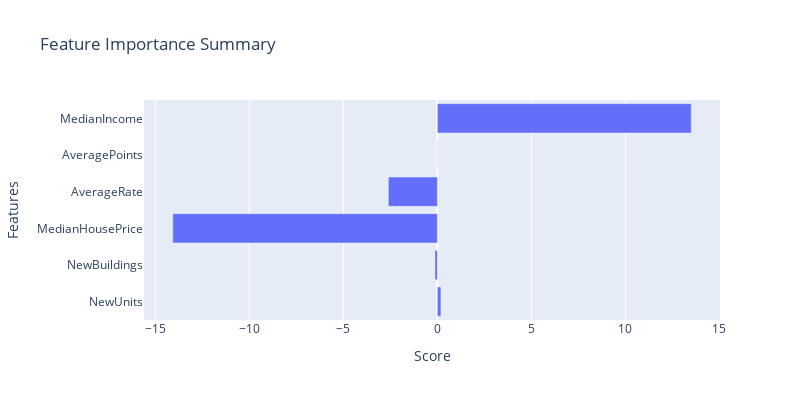

Here is the notebook cell this chart was saved with:
### Code cell
# numerical columns ml feature importance

labels = labels.apply(pd.to_numeric)

X_train, X_test, y_train, y_test = train_test_split(numerical_ml, labels.values.ravel(),test_size=0.25,random_state=0)
numerical_ml_log = LogisticRegression(random_state=0,class_weight='balanced')
numerical_ml_log.fit(X_train,y_train)
y_pred = numerical_ml_log.predict(X_test)
print('Classification Report:\n',classification_report(y_test, y_pred))
importance = numerical_ml_log.coef_.flatten()
df = pd.DataFrame(importance,numerical_ml.columns)

# plotting
fig = px.bar(data_frame=importance, y=numerical_ml.columns, x=importance, orientation='h', width=800, height=400,\
    title='Feature Importance Summary')
fig.update_layout(xaxis_title="Score",yaxis_title="Features",)
fig.show()

### Figure 1 — Plotly figure (JSON) as saved in the notebook; plotly's stock layout.template omitted (floating-point values rounded to 4 significant figures)
{"data": [{"alignmentgroup": "True", "hovertemplate": "x=%{x}<br>y=%{y}<extra></extra>", "legendgroup": "", "marker": {"color": "#636efa", "pattern": {"shape": ""}}, "name": "", "offsetgroup": "", "orientation": "h", "showlegend": false, "textposition": "auto", "type": "bar", "x": [0.1872, -0.1281, -14.07, -2.606, 0.0133, 13.5], "xaxis": "x", "y": ["NewUnits", "NewBuildings", "MedianHousePrice", "AverageRate", "AveragePoints", "MedianIncome"], "yaxis": "y"}], "layout": {"barmode": "relative", "height": 400, "legend": {"tracegroupgap": 0}, "title": {"text": "Feature Importance Summary"}, "width": 800, "xaxis": {"anchor": "y", "domain": [0, 1], "title": {"text": "Score"}}, "yaxis": {"anchor": "x", "domain": [0, 1], "title": {"text": "Features"}}}}
